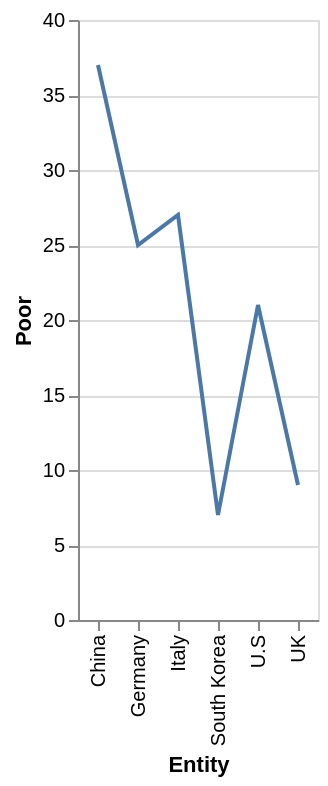

The Vega-Lite source for this figure:
### Vega-Lite specification from a JSON file in a GitHub repository (floating-point values rounded to 4 significant figures)
{"$schema": "https://vega.github.io/schema/vega-lite/v5.json", "description": "Line chart auto-generated from CSV", "data": {"values": [{"Entity": "Germany", "Poor": "25", "Only fair": "51", "Good": "15", "Excellent": "0"}, {"Entity": "South Korea", "Poor": "7", "Only fair": "22", "Good": "41", "Excellent": "25"}, {"Entity": "UK", "Poor": "9", "Only fair": "38", "Good": "44", "Excellent": "5"}, {"Entity": "U.S", "Poor": "21", "Only fair": "31", "Good": "37", "Excellent": "10"}, {"Entity": "Italy", "Poor": "27", "Only fair": "36", "Good": "28", "Excellent": "0"}, {"Entity": "China", "Poor": "37", "Only fair": "26", "Good": "26", "Excellent": "7"}]}, "mark": "line", "encoding": {"x": {"field": "Entity", "type": "ordinal"}, "y": {"field": "Poor", "type": "quantitative"}}}
